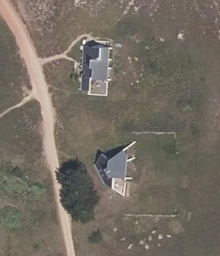
#> input picture MetaData/1.Real_Image/Photos/13.png, 220 x 256 px, shrunk from 325 x 378 before the run, found by its file name
$ python BGR2HSV.py
#> lines starting #> are read from the running program, lines starting #| are printed output that depends on the picture
#> further down, image is the input picture: shape (256, 220, 3); mean B, G, R 98.4, 109, 116.3
#> `hsv_image = cv2.cvtColor(image, cv2.COLOR_BGR2HSV)`: hsv_image: shape (256, 220, 3); mean H, S, V 24.2, 41.4, 117.1
import cv2


def backgr_removal(image,threshold_gr=50,kernel_size=11):

#> called with threshold_gr = 50, kernel_size = 11
    total_pixel_in_kernel = kernel_size*kernel_size
    Eighty_percent_kernel = int(total_pixel_in_kernel*0.8)
    gr_pixel_in_total = 0
    half_size_kernel = int((kernel_size-1)/2)
    # Convert image from BGR to HSV
    hsv_img = cv2.cvtColor(image, cv2.COLOR_BGR2HSV)

    # Extract the all channels from hsv
    h,s,v_channel = cv2.split(hsv_img)
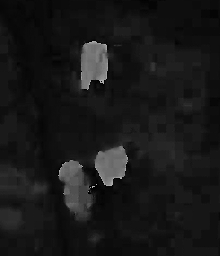
#> h: shape (256, 220); min 0, max 178, mean 24.2
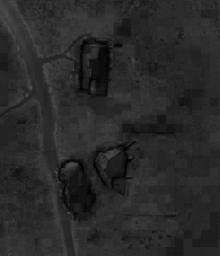
#> s: shape (256, 220); min 0, max 82, mean 41.4
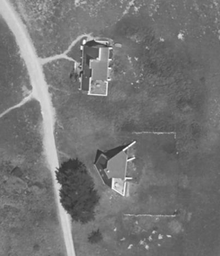
#> v_channel: shape (256, 220); min 47, max 255, mean 117.1
    height, width, _ = hsv_img.shape
#> height = 256; width = 220

    #run thourgh all image
    for y in range(0+half_size_kernel,height-half_size_kernel+1,1):
        for x in range(0+half_size_kernel,width-half_size_kernel+1,1):
            #find a dark pixel
            if h[y,x] < threshold_gr :

                #check dark region around dark pixel
                for j in range(y-half_size_kernel,y+half_size_kernel,1):
                    for i in range(x-half_size_kernel,x+half_size_kernel,1):
                        if h[j,i] < threshold_gr :
                            gr_pixel_in_total = gr_pixel_in_total + 1

                if gr_pixel_in_total > Eighty_percent_kernel :
                    #change the brightness of dark region
                    for j in range(y-half_size_kernel,y+half_size_kernel):
                        for i in range(x-half_size_kernel,x+half_size_kernel):
                            image[j,i] = [255,255,255]
            gr_pixel_in_total = 0
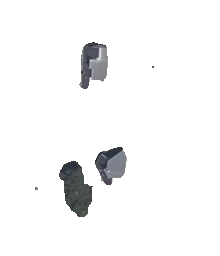
#> image: shape (256, 220, 3); mean B, G, R 246.6, 246.3, 246.1


    # return new image
    return image


# Load image and convert to HSV
image = cv2.imread("13.png")
hsv_image = cv2.cvtColor(image, cv2.COLOR_BGR2HSV)

# Mouse callback function
def show_hsv(event, x, y, flags, param):
    if event == cv2.EVENT_LBUTTONDOWN:
        hsv_val = hsv_image[y, x]  # Note: image[y, x]
        print(f"HSV at ({x}, {y}): {hsv_val}")

# Display image and set mouse callback
cv2.imshow('HSV Image', hsv_image)
cv2.imshow("orginal", image)
cv2.setMouseCallback('HSV Image', show_hsv)

filtered_origin = backgr_removal(image)


cv2.imshow("filtered", filtered_origin)


cv2.waitKey(0)
cv2.destroyAllWindows()

$ run again, with MetaData/1.Real_Image/Photos/10.png copied over MetaData/1.Real_Image/Photos/13.png
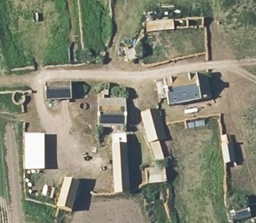
#> input picture MetaData/1.Real_Image/Photos/10.png, 256 x 223 px, shrunk from 401 x 350 before the run, found by its file name
#> image is the input picture: shape (223, 256, 3); mean B, G, R 116.9, 134.9, 134.2
#> hsv_image: shape (223, 256, 3); mean H, S, V 38.8, 47.6, 140.5
#> in backgr_removal, `h,s,v_channel = cv2.split(hsv_img)`:
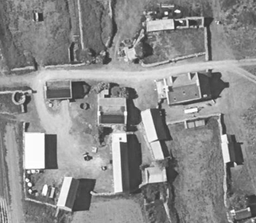
#> v_channel: shape (223, 256); min 43, max 255, mean 140.5
#> after the loop in backgr_removal, `for y in range(0+half_size_kernel,height-half_size_kernel+1,1):`:
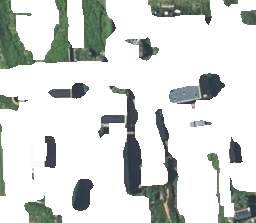
#> image: shape (223, 256, 3); mean B, G, R 213.5, 216.4, 212.6

$ run again, with MetaData/1.Real_Image/Photos/11.png copied over MetaData/1.Real_Image/Photos/13.png
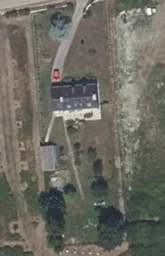
#> input picture MetaData/1.Real_Image/Photos/11.png, 165 x 256 px, shrunk from 262 x 407 before the run, found by its file name
#> image is the input picture: shape (256, 165, 3); mean B, G, R 97.5, 106.7, 107.6
#> hsv_image: shape (256, 165, 3); mean H, S, V 36.9, 34.1, 110.6
#> in backgr_removal, `h,s,v_channel = cv2.split(hsv_img)`:
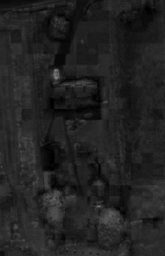
#> s: shape (256, 165); min 0, max 135, mean 34.1
#> after the loop in backgr_removal, `for y in range(0+half_size_kernel,height-half_size_kernel+1,1):`:
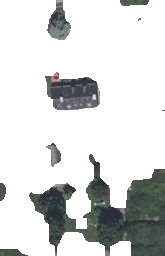
#> image: shape (256, 165, 3); mean B, G, R 215.2, 216.1, 214.2
